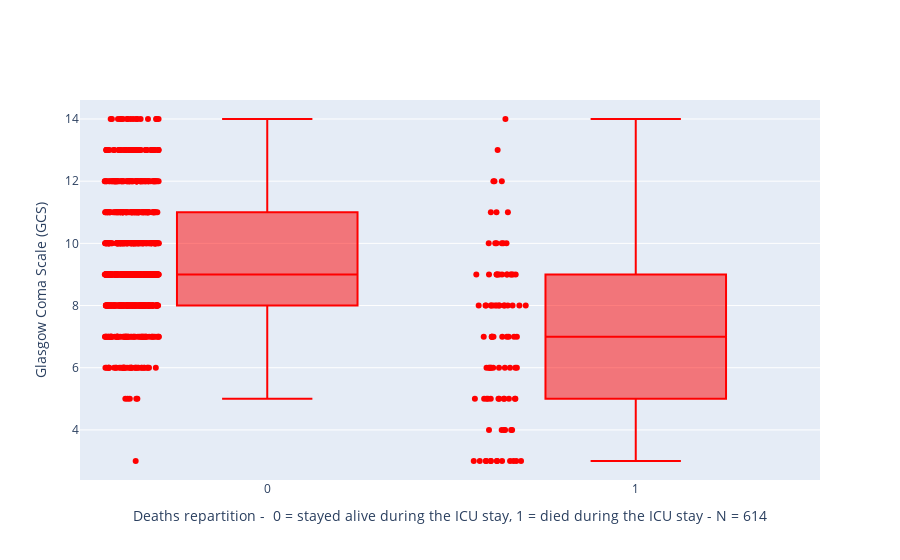

Notebook source saved alongside this figure:
### Code cell
fig = go.Figure()
fig.add_trace(go.Box( y = demographic['gcs'], x= demographic['death'], boxpoints='all', marker_color = 'red'))
fig.update_layout(xaxis_title='Deaths repartition -  0 = stayed alive during the ICU stay, 1 = died during the ICU stay - N = 614', yaxis_title = "Glasgow Coma Scale (GCS)")

### Figure 1 — Plotly figure (JSON) as saved in the notebook; plotly's stock layout.template omitted (floating-point values rounded to 4 significant figures; data arrays with more than 128 entries replaced by an {"elided": "..."} marker saying what was removed)
{"data": [{"boxpoints": "all", "marker": {"color": "red"}, "type": "box", "x": {"elided": "929 int values"}, "y": {"elided": "929 int values"}}], "layout": {"xaxis": {"title": {"text": "Deaths repartition -  0 = stayed alive during the ICU stay, 1 = died during the ICU stay - N = 614"}}, "yaxis": {"title": {"text": "Glasgow Coma Scale (GCS)"}}}}
